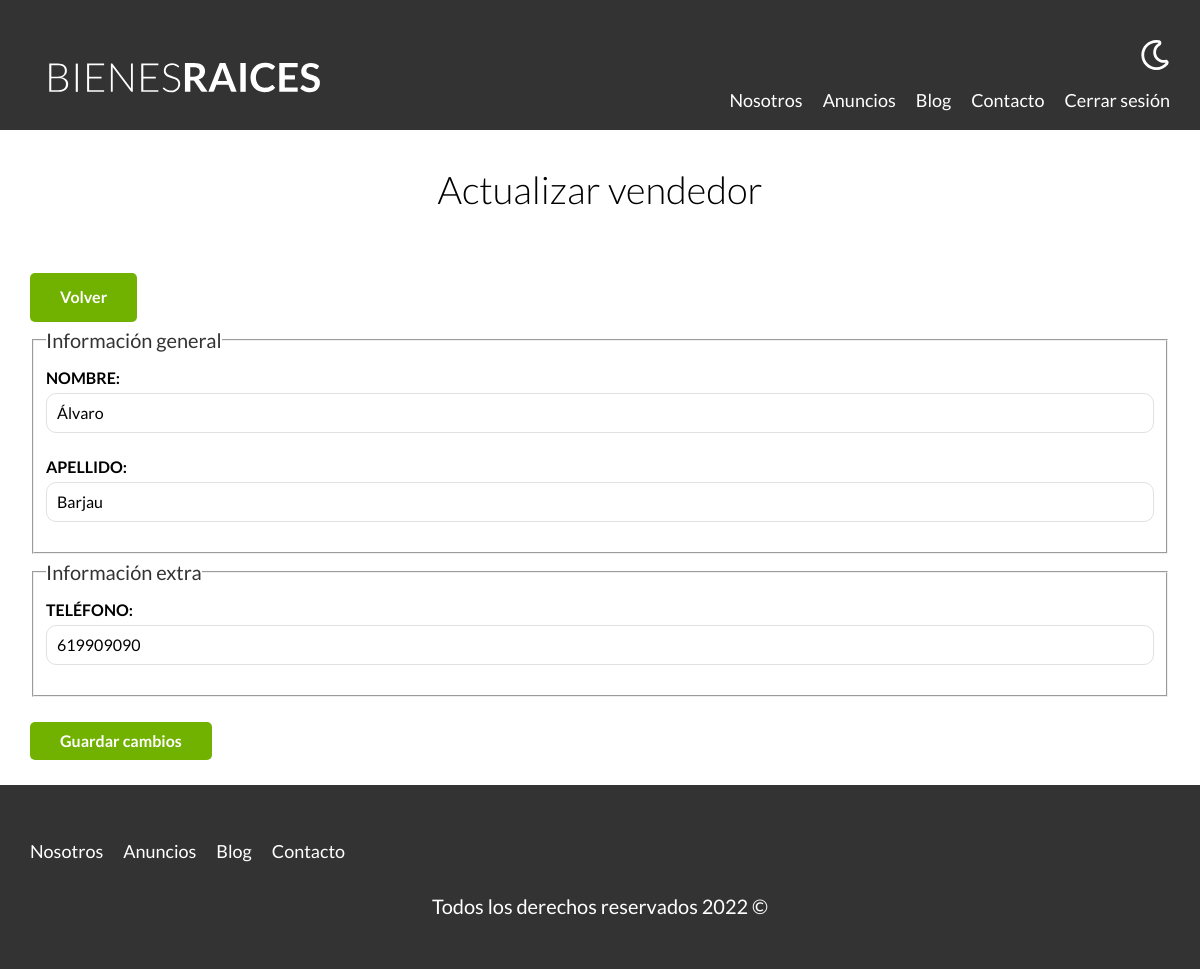
Screenshot of /vendedores/actualizar?id=1 (signed in) with the database file from the repository.
### tables this page shows
CREATE TABLE `vendedores` (
  `id` int NOT NULL AUTO_INCREMENT,
  `nombre` varchar(45) DEFAULT NULL,
  `apellido` varchar(45) DEFAULT NULL,
  `telefono` varchar(9) DEFAULT NULL,
  PRIMARY KEY (`id`)
);

### controllers/VendedorController.php (called while the page is built, shortened)
<?php
class VendedorController {
    public static function actualizar(Router $router) {
        $errores = Vendedor::getErrores();
        $id = validarORedireccionar('/admin');
        $vendedor = Vendedor::find($id);
        $router->render('vendedores/actualizar', [
            'errores' => $errores,
            'vendedor' => $vendedor
        ]);
    }
}

### public/index.php (called while the page is built, shortened)
<?php
$router = new Router();
$router->get('/admin', [PropiedadController::class, 'index']);
$router->get('/propiedades/crear', [PropiedadController::class, 'crear']);
$router->post('/propiedades/crear', [PropiedadController::class, 'crear']);
$router->get('/propiedades/actualizar', [PropiedadController::class, 'actualizar']);
$router->post('/propiedades/actualizar', [PropiedadController::class, 'actualizar']);
$router->post('/propiedades/eliminar', [PropiedadController::class, 'eliminar']);
$router->get('/vendedores/crear', [VendedorController::class, 'crear']);
$router->post('/vendedores/crear', [VendedorController::class, 'crear']);
$router->get('/vendedores/actualizar', [VendedorController::class, 'actualizar']);
$router->post('/vendedores/actualizar', [VendedorController::class, 'actualizar']);
$router->post('/vendedores/eliminar', [VendedorController::class, 'eliminar']);
$router->get('/blogs/crear', [BlogController::class, 'crear']);
$router->post('/blogs/crear', [BlogController::class, 'crear']);
$router->get('/blogs/actualizar', [BlogController::class, 'actualizar']);
$router->post('/blogs/actualizar', [BlogController::class, 'actualizar']);
$router->post('/blogs/eliminar', [BlogController::class, 'eliminar']);
$router->get('/', [PaginasController::class, 'index']);
$router->get('/nosotros', [PaginasController::class, 'nosotros']);
$router->get('/propiedades', [PaginasController::class, 'propiedades']);
$router->get('/propiedad', [PaginasController::class, 'propiedad']);
$router->get('/blog', [PaginasController::class, 'blog']);
$router->get('/entrada', [PaginasController::class, 'entrada']);
$router->get('/contacto', [PaginasController::class, 'contacto']);
$router->post('/contacto', [PaginasController::class, 'contacto']);
$router->get('/login', [LoginController::class, 'login']);
$router->post('/login', [LoginController::class, 'login']);
$router->get('/logout', [LoginController::class, 'logout']);
$router->comprobarRutas();

### includes/funciones.php (called while the page is built, shortened)
<?php
function s($html) : string {
    $s = htmlspecialchars($html);
    return $s;
}
function validarORedireccionar(string $url) {
    $id = $_GET['id'];
    $id = filter_var($id, FILTER_VALIDATE_INT);
    return $id;
}
?>

### models/ActiveRecord.php (called while the page is built, shortened)
<?php
class ActiveRecord {
    protected static $db;
    protected static $tabla = '';
    public static function setDB($database) {
        self::$db = $database;
    }
    public static function find($id) {
        $query = " SELECT * FROM " . static::$tabla . " WHERE id = ${id} ";
        $resultado = self::consultarSQL($query);
        return array_shift($resultado);
    }
    public static function consultarSQL($query) {
        $resultado = self::$db->query($query);
        $array = [];
        while($registro = $resultado->fetch_assoc()) {
            $array[] =  static::crearObjeto($registro);
        }
        return $array;
    }
    protected static function crearObjeto($registro) {
        $objeto = new static;
        foreach($registro as $key => $value) {
            if( property_exists($objeto, $key)) {
                $objeto->$key = $value;
            }
        }
        return $objeto;
    }
}

### views/vendedores/formulario.php (the view)
<fieldset>
    <legend>Información general</legend>
    <label for="nombre">Nombre:</label>
    <input type="text" id="nombre" name="vendedor[nombre]" placeholder="Nombre nuevo vendedor" value="<?php echo s( $vendedor->nombre ); ?>">
    <label for="apellido">Apellido:</label>
    <input type="text" id="apellido" name="vendedor[apellido]" placeholder="Apellido" value="<?php echo s( $vendedor->apellido ); ?>">
</fieldset>
<fieldset>
    <legend>Información extra</legend>
    <label for="telefono">Teléfono:</label>
    <input type="text" id="telefono" name="vendedor[telefono]" placeholder="Teléfono" value="<?php echo s( $vendedor->telefono ); ?>">
</fieldset>

### public/build/css/app.css (style rules this page uses)
html { -webkit-text-size-adjust:100%;line-height:1.15 }
body { margin:0 }
button,input,optgroup,select,textarea { font-family:inherit;font-size:100%;line-height:1.15;margin:0 }
button,input { overflow:visible }
fieldset { padding:.35em .75em .625em }
legend { box-sizing:border-box;color:inherit;display:table;max-width:100%;padding:0;white-space:normal }
html { box-sizing:border-box;font-size:62.5% }
*,:after,:before { box-sizing:inherit }
body { font-family:Lato,sans-serif;font-size:1.6rem;line-height:1.8 }
.formulario legend { color:#333;font-size:2rem }
.formulario label { display:block;font-weight:700;text-transform:uppercase }
.formulario input:not([type=submit]),.formulario select,.formulario textarea { background-color:#fff;border:1px solid #e1e1e1;border-radius:1rem;display:block;margin-bottom:2rem;padding:1rem;width:100% }

### rows the page displays
vendedores: nombre "Álvaro", apellido "Barjau", telefono "619909090"

### other values shown
date ('Y') "2022"
